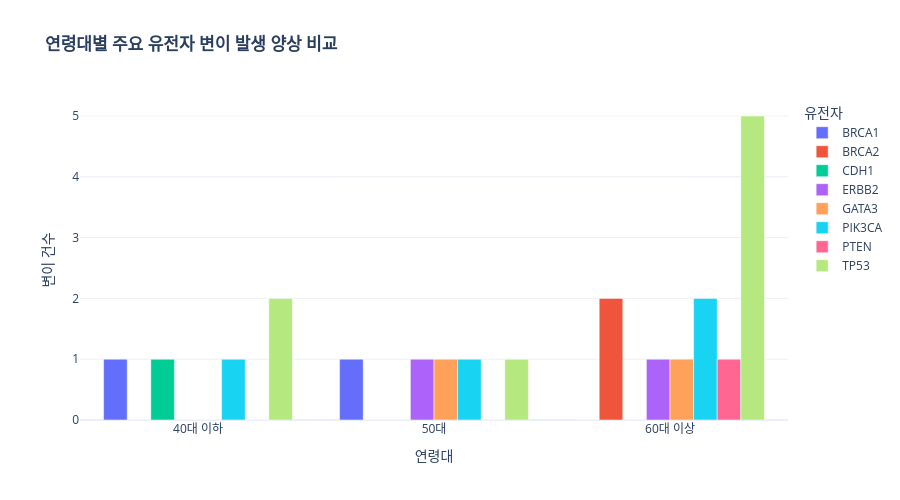

Notebook code for this chart:
### Markdown cell above
#### <연령대별 주요 유전자 변이 발생 양상 비교>

### Code cell
import pandas as pd
import plotly.express as px

# 1) 연령대 파생변수 생성
bins = [0, 49, 59, 100]
labels = ['40대 이하', '50대', '60대 이상']
df_merged['age_group'] = pd.cut(df_merged['age'], bins=bins, labels=labels)

# 2) 연령대 & 유전자별 변이 건수 집계 (NaN 제외)
age_gene = (
    df_merged.dropna(subset=['gene'])
    .groupby(['age_group', 'gene'], observed=False)
    .size()
    .reset_index(name='count')
)

# 3) 연령대별 유전자 변이 그룹 바 차트 시각화
fig_age = px.bar(
    age_gene,
    x='age_group',
    y='count',
    color='gene',
    barmode='group', # 막대를 연령대별로 나란히 배치
    title='<b>연령대별 주요 유전자 변이 발생 양상 비교</b>',
    labels={'age_group': '연령대', 'count': '변이 건수', 'gene': '유전자'},
    template='plotly_white',
    height=500
)

fig_age.show()

### Figure 1 — Plotly figure (JSON) as saved in the notebook; plotly's stock layout.template omitted (floating-point values rounded to 4 significant figures)
{"data": [{"alignmentgroup": "True", "hovertemplate": "유전자=BRCA1<br>연령대=%{x}<br>변이 건수=%{y}<extra></extra>", "legendgroup": "BRCA1", "marker": {"color": "#636efa", "pattern": {"shape": ""}}, "name": "BRCA1", "offsetgroup": "BRCA1", "orientation": "v", "showlegend": true, "textposition": "auto", "type": "bar", "x": ["40대 이하", "50대", "60대 이상"], "xaxis": "x", "y": [1, 1, 0], "yaxis": "y"}, {"alignmentgroup": "True", "hovertemplate": "유전자=BRCA2<br>연령대=%{x}<br>변이 건수=%{y}<extra></extra>", "legendgroup": "BRCA2", "marker": {"color": "#EF553B", "pattern": {"shape": ""}}, "name": "BRCA2", "offsetgroup": "BRCA2", "orientation": "v", "showlegend": true, "textposition": "auto", "type": "bar", "x": ["40대 이하", "50대", "60대 이상"], "xaxis": "x", "y": [0, 0, 2], "yaxis": "y"}, {"alignmentgroup": "True", "hovertemplate": "유전자=CDH1<br>연령대=%{x}<br>변이 건수=%{y}<extra></extra>", "legendgroup": "CDH1", "marker": {"color": "#00cc96", "pattern": {"shape": ""}}, "name": "CDH1", "offsetgroup": "CDH1", "orientation": "v", "showlegend": true, "textposition": "auto", "type": "bar", "x": ["40대 이하", "50대", "60대 이상"], "xaxis": "x", "y": [1, 0, 0], "yaxis": "y"}, {"alignmentgroup": "True", "hovertemplate": "유전자=ERBB2<br>연령대=%{x}<br>변이 건수=%{y}<extra></extra>", "legendgroup": "ERBB2", "marker": {"color": "#ab63fa", "pattern": {"shape": ""}}, "name": "ERBB2", "offsetgroup": "ERBB2", "orientation": "v", "showlegend": true, "textposition": "auto", "type": "bar", "x": ["40대 이하", "50대", "60대 이상"], "xaxis": "x", "y": [0, 1, 1], "yaxis": "y"}, {"alignmentgroup": "True", "hovertemplate": "유전자=GATA3<br>연령대=%{x}<br>변이 건수=%{y}<extra></extra>", "legendgroup": "GATA3", "marker": {"color": "#FFA15A", "pattern": {"shape": ""}}, "name": "GATA3", "offsetgroup": "GATA3", "orientation": "v", "showlegend": true, "textposition": "auto", "type": "bar", "x": ["40대 이하", "50대", "60대 이상"], "xaxis": "x", "y": [0, 1, 1], "yaxis": "y"}, {"alignmentgroup": "True", "hovertemplate": "유전자=PIK3CA<br>연령대=%{x}<br>변이 건수=%{y}<extra></extra>", "legendgroup": "PIK3CA", "marker": {"color": "#19d3f3", "pattern": {"shape": ""}}, "name": "PIK3CA", "offsetgroup": "PIK3CA", "orientation": "v", "showlegend": true, "textposition": "auto", "type": "bar", "x": ["40대 이하", "50대", "60대 이상"], "xaxis": "x", "y": [1, 1, 2], "yaxis": "y"}, {"alignmentgroup": "True", "hovertemplate": "유전자=PTEN<br>연령대=%{x}<br>변이 건수=%{y}<extra></extra>", "legendgroup": "PTEN", "marker": {"color": "#FF6692", "pattern": {"shape": ""}}, "name": "PTEN", "offsetgroup": "PTEN", "orientation": "v", "showlegend": true, "textposition": "auto", "type": "bar", "x": ["40대 이하", "50대", "60대 이상"], "xaxis": "x", "y": [0, 0, 1], "yaxis": "y"}, {"alignmentgroup": "True", "hovertemplate": "유전자=TP53<br>연령대=%{x}<br>변이 건수=%{y}<extra></extra>", "legendgroup": "TP53", "marker": {"color": "#B6E880", "pattern": {"shape": ""}}, "name": "TP53", "offsetgroup": "TP53", "orientation": "v", "showlegend": true, "textposition": "auto", "type": "bar", "x": ["40대 이하", "50대", "60대 이상"], "xaxis": "x", "y": [2, 1, 5], "yaxis": "y"}], "layout": {"barmode": "group", "height": 500, "legend": {"title": {"text": "유전자"}, "tracegroupgap": 0}, "title": {"text": "<b>연령대별 주요 유전자 변이 발생 양상 비교</b>"}, "xaxis": {"anchor": "y", "domain": [0, 1], "title": {"text": "연령대"}}, "yaxis": {"anchor": "x", "domain": [0, 1], "title": {"text": "변이 건수"}}}}
